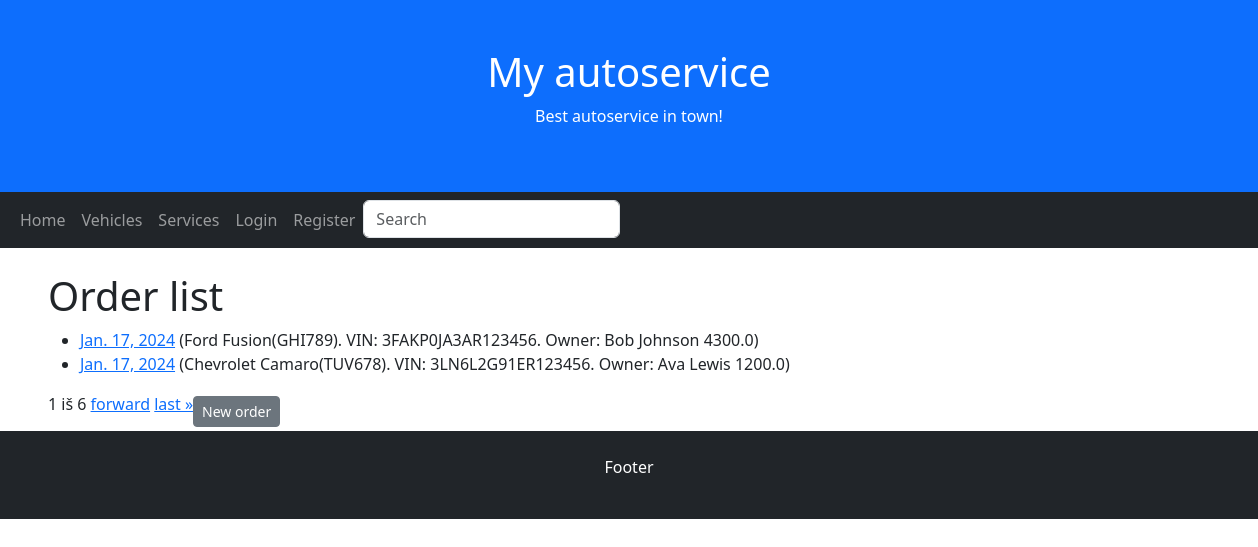
The page /autoservice/orders/ on the database as committed earlier.
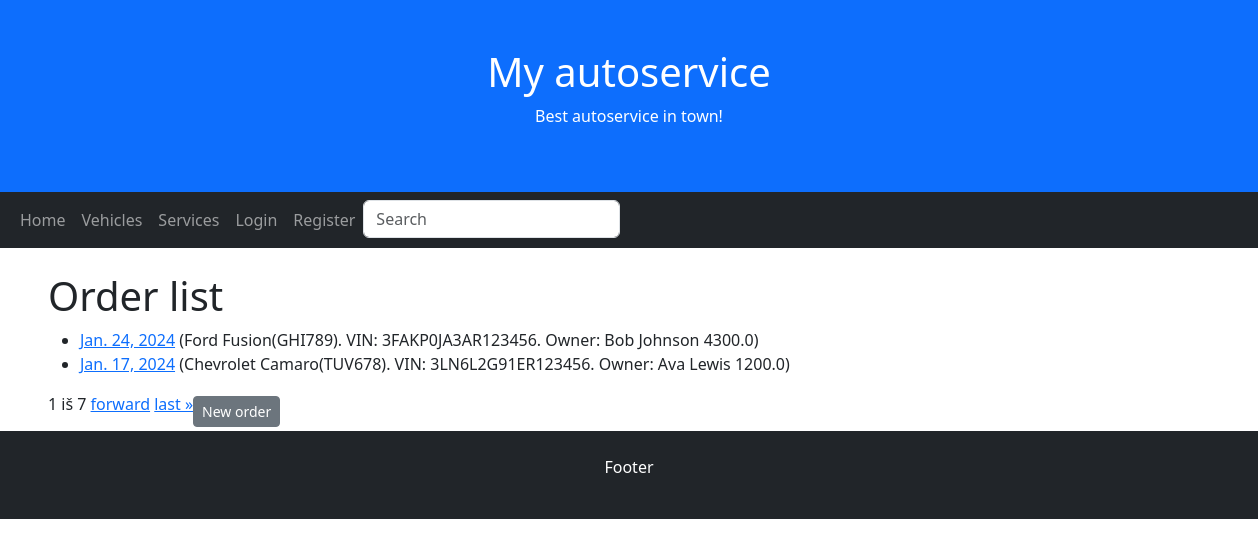
The same page on the database as committed later.
### autoservice/models.py (models this page shows, shortened)
class Order(models.Model):
    date = models.DateField(verbose_name='Date', auto_now=True, null=True, blank=True)
    vehicle = models.ForeignKey(to='Vehicle', on_delete=models.CASCADE)
    total = models.FloatField(verbose_name='Total', null=True, blank=True)
    client = models.ForeignKey(User, on_delete=models.CASCADE, blank=True, null=True)
    return_due = models.DateField(verbose_name="Return due", null=True, blank=True)
    ORDER_STATUS = (
        ('r', 'Received'),
        ('c', 'Confirmed'),
        ('ip', 'In-progress'),
        ('co', 'Complete'),
    )
    order_status = models.CharField(max_length=2, choices=ORDER_STATUS, blank=True, default='r', help_text='Order status')
    class Meta:
        verbose_name = 'Order'
        verbose_name_plural = 'Orders'

class Vehicle(models.Model):
    model = models.ForeignKey(to='Model', on_delete=models.CASCADE)
    plate = models.CharField(verbose_name='Plate number', max_length=50, null=True, blank=True)
    vin = models.CharField(verbose_name='VIN number', max_length=50, null=True, blank=True)
    client = models.CharField(verbose_name='Client', max_length=50, null=True, blank=True)
    cover = models.ImageField('Cover', upload_to='covers', null=True, blank=True)
    def __str__(self):
        return f"{self.model}({self.plate}). VIN: {self.vin}. Owner: {self.client}"
    class Meta:
        verbose_name = 'Vehicle'
        verbose_name_plural = 'Vehicles'

class Model(models.Model):
    make = models.CharField(verbose_name='Make', max_length=50, null=True, blank=True)
    model = models.CharField(verbose_name='Model', max_length=50, null=True, blank=True)
    desc = HTMLField(null=True, blank=True)
    def __str__(self):
        return f"{self.make} {self.model}"
    class Meta:
        verbose_name = 'Model'
        verbose_name_plural = 'Models'

### autoservice/views.py (the view)
# urls.py: path('orders/', views.OrderListView.as_view(), name='orders'),
class OrderListView(generic.ListView):
    model = Order
    paginate_by = 2
    template_name = 'order_list.html'

### autoservice/templates/order_list.html (shortened to what this page needs)
{% extends "base.html" %}
{% block "content" %}
  <h1>Order list</h1>
  {% if order_list %}
  <ul>
    {% for order in order_list %}
      <li>
        <a href="{{ order.id }}">{{ order.date }}</a> ({{order.vehicle}} {{order.total}})
      </li>
    {% endfor %}
  </ul>
  {% else %}
    <p>There are currently no orders.</p>
  {% endif %}
<div class="pagination">
    <span class="step-links">
        <span class="current">
            {{ page_obj.number }} iš {{ page_obj.paginator.num_pages }}
        </span>
        {% if page_obj.has_next %}
            <a href="?page={{ page_obj.next_page_number }}">forward</a>
            <a href="?page={{ page_obj.paginator.num_pages }}">last &raquo;</a>
        {% endif %}
    </span>
    <div>
    <a class="btn btn-secondary btn-sm mt-1 mb-1" href="{% url 'new_user_order' %}">New order</a>
    </div>
</div>
{% endblock %}

Rows that differ between the two databases and show on the page:
changed Order "Ford Fusion(GHI789). VIN: 3FAKP0JA3AR123456. Owner: Bob Johnson": date "Jan. 17, 2024" → "Jan. 24, 2024"
Other text that changed with them:
{{ page_obj.paginator.num_pages }}: "6" → "7"
